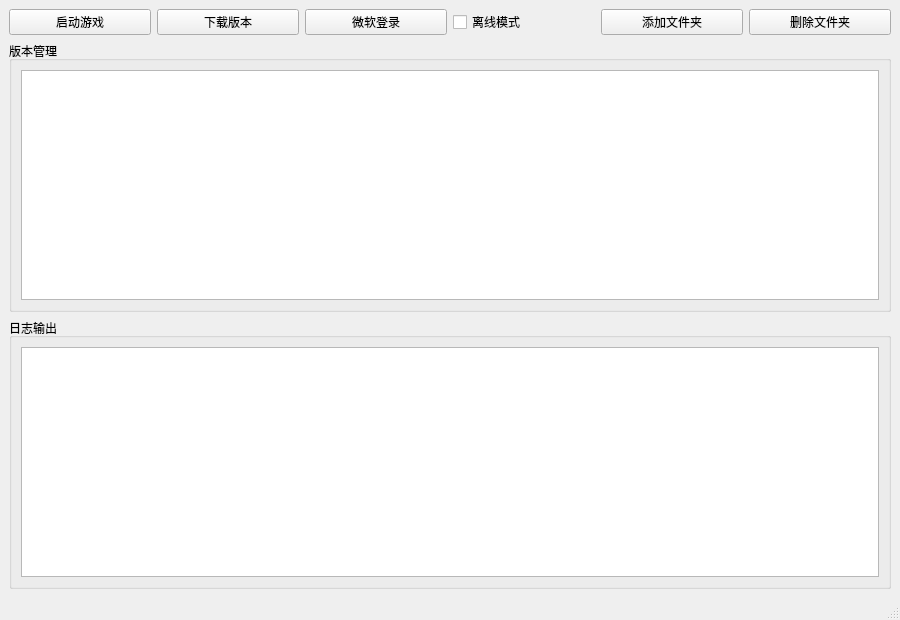
<?xml version="1.0" encoding="UTF-8"?>
<ui version="4.0">
 <class>MainWindow</class>
 <widget class="QMainWindow" name="MainWindow">
  <property name="geometry">
   <rect>
    <x>0</x>
    <y>0</y>
    <width>900</width>
    <height>620</height>
   </rect>
  </property>
  <property name="windowTitle">
   <string>WTFML 启动器</string>
  </property>
  <widget class="QWidget" name="centralwidget">
   <layout class="QVBoxLayout" name="verticalLayout">
    <item>
     <layout class="QHBoxLayout" name="topButtonLayout">
      <item>
       <widget class="QPushButton" name="startButton">
        <property name="text">
         <string>启动游戏</string>
        </property>
       </widget>
      </item>
      <item>
       <widget class="QPushButton" name="downloadButton">
        <property name="text">
         <string>下载版本</string>
        </property>
       </widget>
      </item>
      <item>
       <widget class="QPushButton" name="loginButton">
        <property name="text">
         <string>微软登录</string>
        </property>
       </widget>
      </item>
      <item>
       <widget class="QCheckBox" name="offlineModeCheckBox">
        <property name="text">
         <string>离线模式</string>
        </property>
       </widget>
      </item>
      <item>
       <widget class="QPushButton" name="addFolderButton">
        <property name="text">
         <string>添加文件夹</string>
        </property>
       </widget>
      </item>
      <item>
       <widget class="QPushButton" name="removeFolderButton">
        <property name="text">
         <string>删除文件夹</string>
        </property>
       </widget>
      </item>
     </layout>
    </item>
    <item>
     <widget class="QGroupBox" name="groupBox">
      <property name="title">
       <string>版本管理</string>
      </property>
      <layout class="QVBoxLayout" name="groupBoxLayout">
       <item>
        <widget class="QListWidget" name="versionList"/>
       </item>
      </layout>
     </widget>
    </item>
    <item>
     <widget class="QGroupBox" name="groupBox_2">
      <property name="title">
       <string>日志输出</string>
      </property>
      <layout class="QVBoxLayout" name="groupBox_2Layout">
       <item>
        <widget class="QTextEdit" name="logTextEdit">
         <property name="readOnly">
          <bool>true</bool>
         </property>
        </widget>
       </item>
      </layout>
     </widget>
    </item>
   </layout>
  </widget>
  <widget class="QMenuBar" name="menubar"/>
  <widget class="QStatusBar" name="statusbar"/>
 </widget>
 <resources/>
 <connections/>
</ui>
